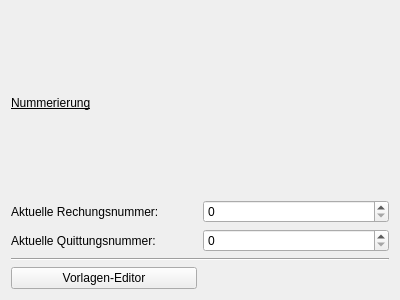
<?xml version="1.0" encoding="UTF-8"?>
<ui version="4.0">
 <class>ConfDocs</class>
 <widget class="QWidget" name="ConfDocs">
  <property name="geometry">
   <rect>
    <x>0</x>
    <y>0</y>
    <width>400</width>
    <height>300</height>
   </rect>
  </property>
  <property name="windowTitle">
   <string>Form</string>
  </property>
  <layout class="QGridLayout" name="gridLayout">
   <item row="1" column="0">
    <widget class="QLabel" name="label">
     <property name="text">
      <string>Aktuelle Rechungsnummer:</string>
     </property>
    </widget>
   </item>
   <item row="2" column="0">
    <widget class="QLabel" name="label_2">
     <property name="text">
      <string>Aktuelle Quittungsnummer:</string>
     </property>
    </widget>
   </item>
   <item row="1" column="1">
    <widget class="QSpinBox" name="spInvoice">
     <property name="maximum">
      <number>21000000</number>
     </property>
    </widget>
   </item>
   <item row="2" column="1">
    <widget class="QSpinBox" name="spQuittance">
     <property name="maximum">
      <number>21000000</number>
     </property>
    </widget>
   </item>
   <item row="0" column="0">
    <widget class="QLabel" name="label_4">
     <property name="font">
      <font>
       <underline>true</underline>
      </font>
     </property>
     <property name="text">
      <string>Nummerierung</string>
     </property>
    </widget>
   </item>
   <item row="4" column="0">
    <widget class="QPushButton" name="pbEditor">
     <property name="text">
      <string>Vorlagen-Editor</string>
     </property>
     <property name="icon">
      <iconset resource="images/images.qrc">
       <normaloff>:/template.png</normaloff>:/template.png</iconset>
     </property>
     <property name="iconSize">
      <size>
       <width>24</width>
       <height>24</height>
      </size>
     </property>
    </widget>
   </item>
   <item row="3" column="0" colspan="2">
    <widget class="Line" name="line">
     <property name="orientation">
      <enum>Qt::Orientation::Horizontal</enum>
     </property>
    </widget>
   </item>
  </layout>
 </widget>
 <resources>
  <include location="images/images.qrc"/>
 </resources>
 <connections/>
</ui>
